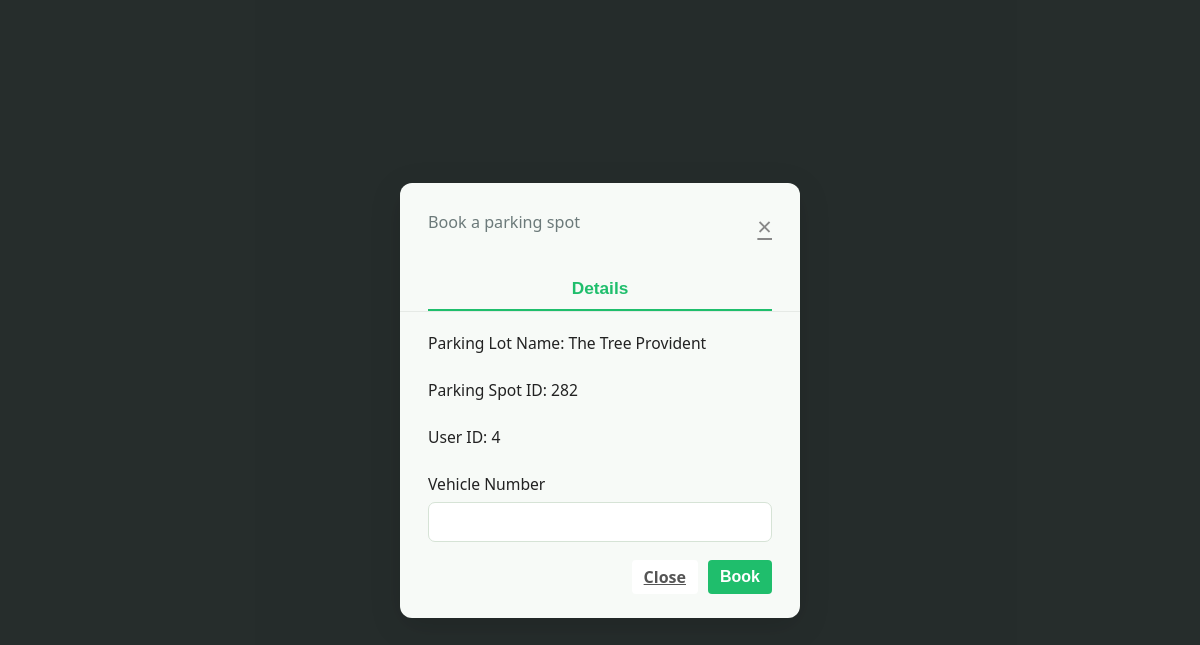
Before: /book_spot/4/18 (signed in) with the older database file.
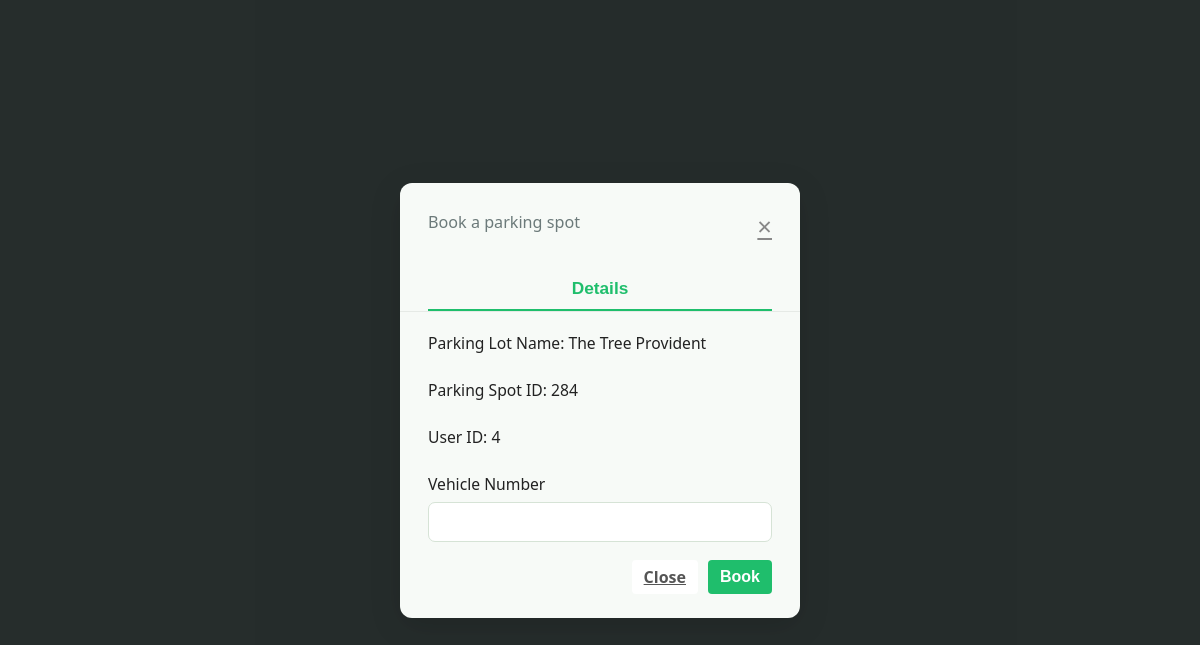
After: the same page with the newer database file.
### models/models.py (models this page shows)
class Parking_spot(db.Model):
    __tablename__ = 'parking_spot'
    id = db.Column(db.Integer, primary_key=True)
    lot_id = db.Column(db.Integer, db.ForeignKey('parking_lot.lot_id', ondelete="CASCADE"), nullable=False)
    spot_number = db.Column(db.Integer, nullable=False)
    is_available = db.Column(db.String, default="Yes",nullable=False)

### controllers/controllers.py (the view, shortened to what this page needs)
@main.route("/book_spot/<user_id>/<parking_lot_id>",methods=['GET','POST'])
@role_required('user')
@login_required
def book_spot(user_id,parking_lot_id):
    if request.method=="GET":
            check_availability= Parking_spot.query.filter_by(lot_id=parking_lot_id,is_available="Yes").count()
            if check_availability>0:
                parking_spot_id=Parking_spot.query.filter_by(lot_id=parking_lot_id,is_available="Yes").first().id
                parking_lot_price=Parking_lot.query.filter_by(lot_id=parking_lot_id).first().lot_price_per_hour
                parking_lot_name=Parking_lot.query.filter_by(lot_id=parking_lot_id).first().lot_name
                booking_spot_details={
                                            "user_id":user_id,
                                            "parking_lot_id":parking_lot_id,
                                            "parking_spot_id":parking_spot_id,
                                            "parking_lot_price":parking_lot_price,
                                            "parking_lot_name": parking_lot_name
                }
                return render_template("book_spot.html",booking_spot_details=booking_spot_details)
            else:
                 flash("No parking spots are available at the moment.", "warning")
                 return redirect(url_for('main.user_dashboard',id=user_id))

### app.py (called while the page is built)
def create_app():
    app = Flask(__name__, template_folder="templates")
    if os.getenv('ENV', 'development') != "production":
        print("Starting Local Development")
        app.config.from_object(LocalDevelopmentConfig)
    else:
        raise Exception("Currently no production config is setup")
    app.register_blueprint(main)
    db.init_app(app)
    login_manager = LoginManager()
    login_manager.login_view = "main.login"
    login_manager.init_app(app)
    @login_manager.user_loader
    def load_user(user_id):
        return User.query.get(int(user_id))
    return app

### controllers/controllers.py (called while the page is built)
def role_required(required_role):
    def decorator(f):
        @wraps(f)
        def decorated_function(*args, **kwargs):
            if not current_user.is_authenticated:
                flash('Please log in to access this page.', 'warning')
                return redirect(url_for('main.login'))
            if required_role == "admin" and current_user.is_admin != "Yes":
                flash('You do not have permission to access this page.', 'danger')
                return redirect(url_for('main.login'))
            return f(*args, **kwargs)
        return decorated_function
    return decorator

### templates/book_spot.html (shortened to what this page needs)
<!DOCTYPE html>
<html lang="en">
<head>
  <link rel="stylesheet" href="{{ url_for('static',filename='css/book_spot_style.css') }}">
</head>
<body>
  <div class="modal-bg">
    <div class="modal">
      <div class="modal-header">
        <div>
          <div class="modal-subtitle">Book a parking spot</div>
        </div> <a href="{{ url_for('main.user_dashboard',id=booking_spot_details.user_id) }}" class="modal-close" aria-label="Close">&times;</a>
      </div>
      <div class="modal-tabs">
        <button class="tab active">Details</button>
      </div>
      <div class="model-form">
      <form class="modal-form" action="{{ url_for('main.book_spot', parking_lot_id=booking_spot_details.parking_lot_id, user_id=booking_spot_details.user_id) }}" method="POST">
        <div class="form-group">
          <label for="lot_name">Parking Lot Name: {{ booking_spot_details.parking_lot_name }}</label>
        </div>
        <div class="form-group">
          <label for="lot_name">Parking Spot ID: {{ booking_spot_details.parking_spot_id }}</label>
        </div>
        <div class="form-group">
          <label for="user_id">User ID: {{ booking_spot_details.user_id }}</label>
        </div>
        <div class="form-group">
            <label for="vehicle_number"> Vehicle Number</label>
            <input type="text" pattern='[a-zA-Z0-9]*' id="vehicle_number" name="vehicle_number" title="Must be alphanumeric">
        </div>
        <div class="modal-actions">
          <a href="{{url_for('main.user_dashboard',id=booking_spot_details.user_id)}}" class='btn cancel'> Close </a>
          <button type="submit" class="btn primary" name="book">Book</button>
        </div>
      </form>
      </div>
    </div>
  </div>
</body>
</html>

Changed rows visible on the page:
no longer on this page (row edited): Parking_spot: parking_spot_id "282"
now on this page (row unchanged): Parking_spot: parking_spot_id "284"
